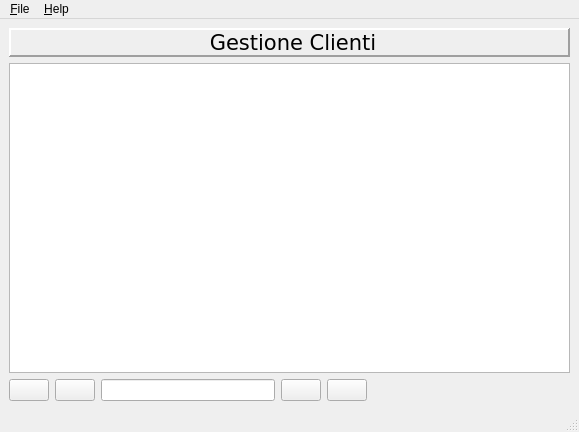
<?xml version="1.0" encoding="UTF-8"?>
<ui version="4.0">
 <class>MainWindow</class>
 <widget class="QMainWindow" name="MainWindow">
  <property name="geometry">
   <rect>
    <x>0</x>
    <y>0</y>
    <width>579</width>
    <height>432</height>
   </rect>
  </property>
  <property name="windowTitle">
   <string>Gestione Clienti</string>
  </property>
  <property name="windowIcon">
   <iconset resource="resources.qrc">
    <normaloff>:/orders.png</normaloff>:/orders.png</iconset>
  </property>
  <widget class="QWidget" name="centralwidget">
   <layout class="QGridLayout" name="gridLayout">
    <item row="0" column="0" colspan="6">
     <widget class="QLabel" name="label">
      <property name="font">
       <font>
        <family>Bitstream Vera Sans</family>
        <pointsize>16</pointsize>
        <weight>75</weight>
        <bold>true</bold>
       </font>
      </property>
      <property name="frameShape">
       <enum>QFrame::Panel</enum>
      </property>
      <property name="frameShadow">
       <enum>QFrame::Raised</enum>
      </property>
      <property name="lineWidth">
       <number>2</number>
      </property>
      <property name="text">
       <string>&lt;!DOCTYPE HTML PUBLIC &quot;-//W3C//DTD HTML 4.0//EN&quot; &quot;http://www.w3.org/TR/REC-html40/strict.dtd&quot;&gt;
&lt;html&gt;&lt;head&gt;&lt;meta name=&quot;qrichtext&quot; content=&quot;1&quot; /&gt;&lt;style type=&quot;text/css&quot;&gt;
p, li { white-space: pre-wrap; }
&lt;/style&gt;&lt;/head&gt;&lt;body style=&quot; font-family:'Bitstream Vera Sans'; font-size:16pt; font-weight:600; font-style:normal;&quot;&gt;
&lt;p align=&quot;center&quot; style=&quot; margin-top:0px; margin-bottom:0px; margin-left:0px; margin-right:0px; -qt-block-indent:0; text-indent:0px;&quot;&gt;&lt;span style=&quot; font-weight:400;&quot;&gt;Gestione Clienti&lt;/span&gt;&lt;/p&gt;&lt;/body&gt;&lt;/html&gt;</string>
      </property>
     </widget>
    </item>
    <item row="1" column="0" colspan="6">
     <widget class="QTableView" name="cTableView"/>
    </item>
    <item row="2" column="0">
     <widget class="QPushButton" name="addPushButton">
      <property name="text">
       <string/>
      </property>
      <property name="icon">
       <iconset resource="resources.qrc">
        <normaloff>:/add.png</normaloff>:/add.png</iconset>
      </property>
     </widget>
    </item>
    <item row="2" column="1">
     <widget class="QPushButton" name="delPushButton">
      <property name="text">
       <string/>
      </property>
      <property name="icon">
       <iconset resource="resources.qrc">
        <normaloff>:/delete.png</normaloff>:/delete.png</iconset>
      </property>
     </widget>
    </item>
    <item row="2" column="2">
     <widget class="QLineEdit" name="filterLineEdit">
      <property name="maximumSize">
       <size>
        <width>174</width>
        <height>16777215</height>
       </size>
      </property>
     </widget>
    </item>
    <item row="2" column="3">
     <widget class="QPushButton" name="filterPushButton">
      <property name="text">
       <string/>
      </property>
      <property name="icon">
       <iconset resource="resources.qrc">
        <normaloff>:/find.png</normaloff>:/find.png</iconset>
      </property>
     </widget>
    </item>
    <item row="2" column="4">
     <widget class="QPushButton" name="resetPushButton">
      <property name="text">
       <string/>
      </property>
      <property name="icon">
       <iconset resource="resources.qrc">
        <normaloff>:/refresh.png</normaloff>:/refresh.png</iconset>
      </property>
     </widget>
    </item>
    <item row="2" column="5">
     <spacer name="horizontalSpacer">
      <property name="orientation">
       <enum>Qt::Horizontal</enum>
      </property>
      <property name="sizeHint" stdset="0">
       <size>
        <width>170</width>
        <height>20</height>
       </size>
      </property>
     </spacer>
    </item>
   </layout>
  </widget>
  <widget class="QMenuBar" name="menubar">
   <property name="geometry">
    <rect>
     <x>0</x>
     <y>0</y>
     <width>579</width>
     <height>23</height>
    </rect>
   </property>
   <widget class="QMenu" name="menu_File">
    <property name="title">
     <string>&amp;File</string>
    </property>
    <addaction name="action_New_File"/>
    <addaction name="action_Load_File"/>
    <addaction name="separator"/>
    <addaction name="action_Exit"/>
   </widget>
   <widget class="QMenu" name="menu_Help">
    <property name="title">
     <string>&amp;Help</string>
    </property>
    <addaction name="action_About"/>
   </widget>
   <addaction name="menu_File"/>
   <addaction name="menu_Help"/>
  </widget>
  <widget class="QStatusBar" name="statusbar"/>
  <action name="action_New_File">
   <property name="icon">
    <iconset resource="resources.qrc">
     <normaloff>:/filenew.png</normaloff>:/filenew.png</iconset>
   </property>
   <property name="text">
    <string>&amp;New Database</string>
   </property>
  </action>
  <action name="action_Load_File">
   <property name="icon">
    <iconset resource="resources.qrc">
     <normaloff>:/fileopen.png</normaloff>:/fileopen.png</iconset>
   </property>
   <property name="text">
    <string>&amp;Load Database</string>
   </property>
  </action>
  <action name="action_Exit">
   <property name="icon">
    <iconset resource="resources.qrc">
     <normaloff>:/exit2.png</normaloff>:/exit2.png</iconset>
   </property>
   <property name="text">
    <string>&amp;Exit</string>
   </property>
  </action>
  <action name="action_About">
   <property name="icon">
    <iconset resource="resources.qrc">
     <normaloff>:/info.png</normaloff>:/info.png</iconset>
   </property>
   <property name="text">
    <string>&amp;About</string>
   </property>
  </action>
 </widget>
 <resources>
  <include location="resources.qrc"/>
 </resources>
 <connections>
  <connection>
   <sender>action_Exit</sender>
   <signal>triggered()</signal>
   <receiver>MainWindow</receiver>
   <slot>close()</slot>
   <hints>
    <hint type="sourcelabel">
     <x>-1</x>
     <y>-1</y>
    </hint>
    <hint type="destinationlabel">
     <x>289</x>
     <y>215</y>
    </hint>
   </hints>
  </connection>
 </connections>
</ui>
